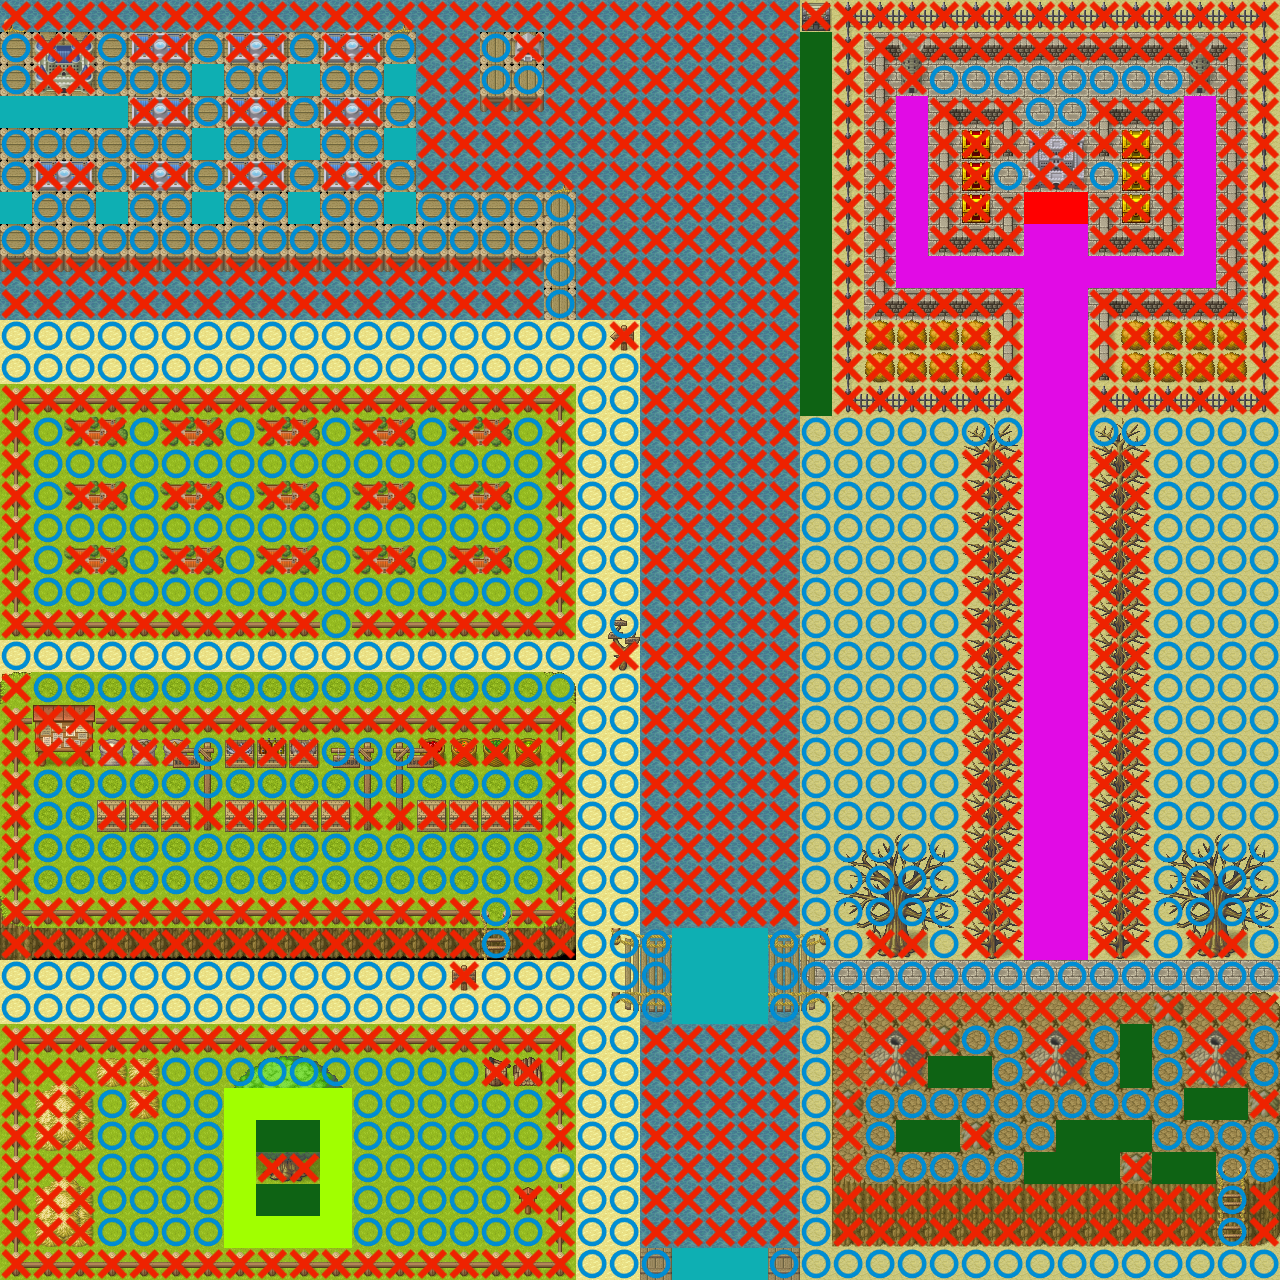

Below is a game level as drawn by its tile map, then a one-line description and the .tmx that defines it (tile-layer data replaced by summaries):
An orthogonal 40x40 tile map with 32x32 px tiles, 5 tile layers (マップ下, マップ中, マップ上, 当たり判定のマップ, ...).

<map version="1.4" tiledversion="1.4.2" orientation="orthogonal" renderorder="right-down" width="40" height="40" tilewidth="32" tileheight="32" infinite="0" nextlayerid="13" nextobjectid="1">
 <tileset firstgid="1" source="map1.tsx" />
 <layer id="6" name="マップ下" width="40" height="40" locked="1">
  <data>[1600 cells, 1600 non-empty, 14 distinct tile ids]</data>
 </layer>
 <layer id="7" name="マップ中" width="40" height="40" locked="1">
  <data>[1600 cells, 1600 non-empty, 111 distinct tile ids]</data>
 </layer>
 <layer id="8" name="マップ上" width="40" height="40" locked="1">
  <data>[1600 cells, 1600 non-empty, 48 distinct tile ids]</data>
 </layer>
 <layer id="9" name="当たり判定のマップ" width="40" height="40" locked="1">
  <data>[1600 cells, 1600 non-empty, 2 distinct tile ids]</data>
 </layer>
 <layer id="12" name="敵の出現マップ" width="40" height="40" locked="1">
  <data>[1600 cells, 1600 non-empty, 6 distinct tile ids]</data>
 </layer>
</map>
